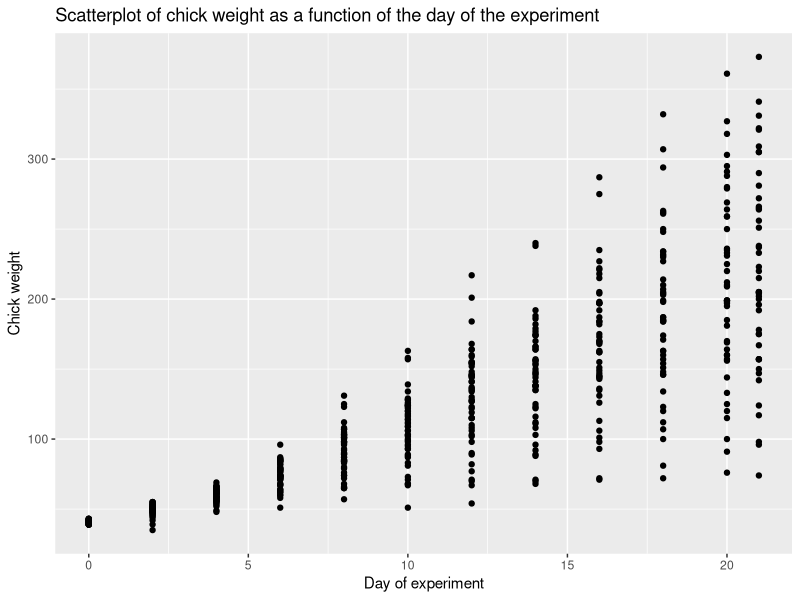
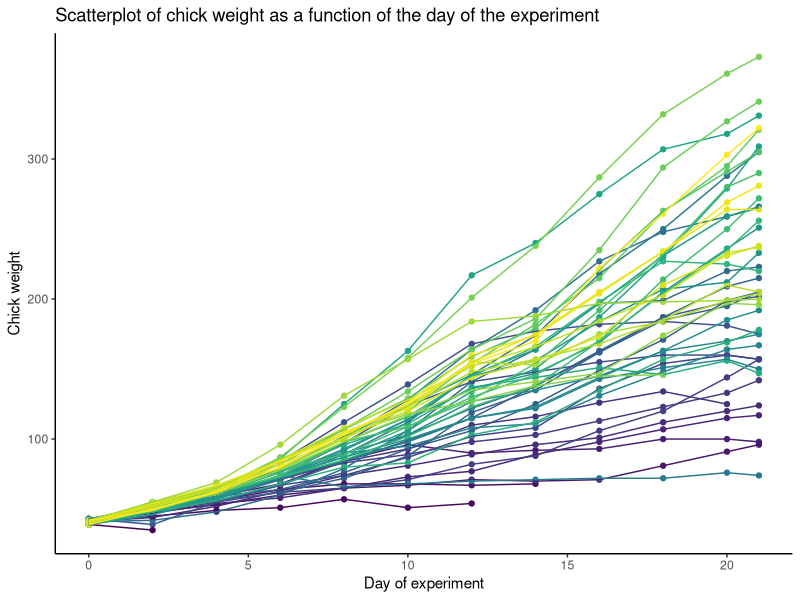
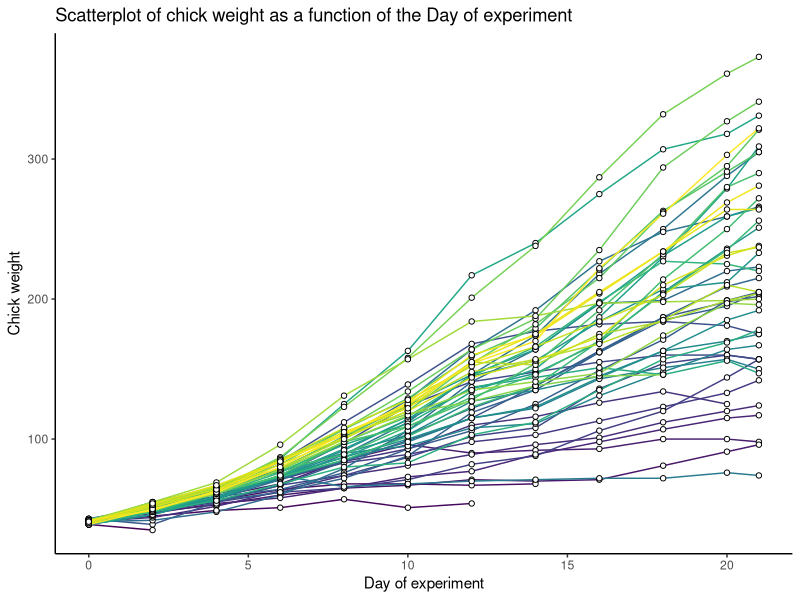
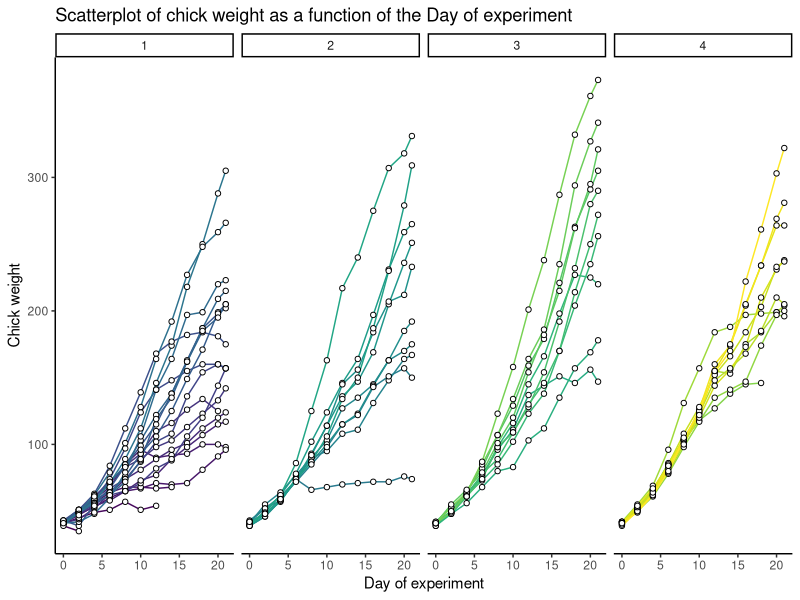
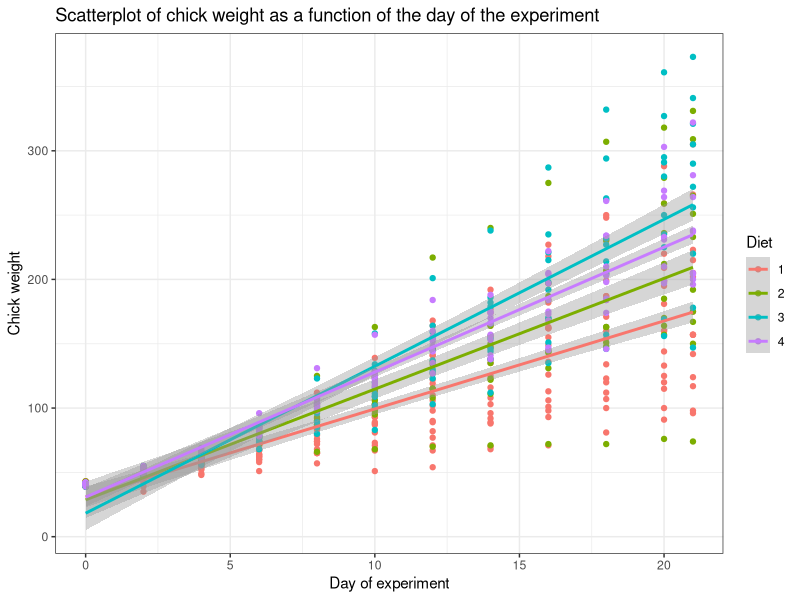
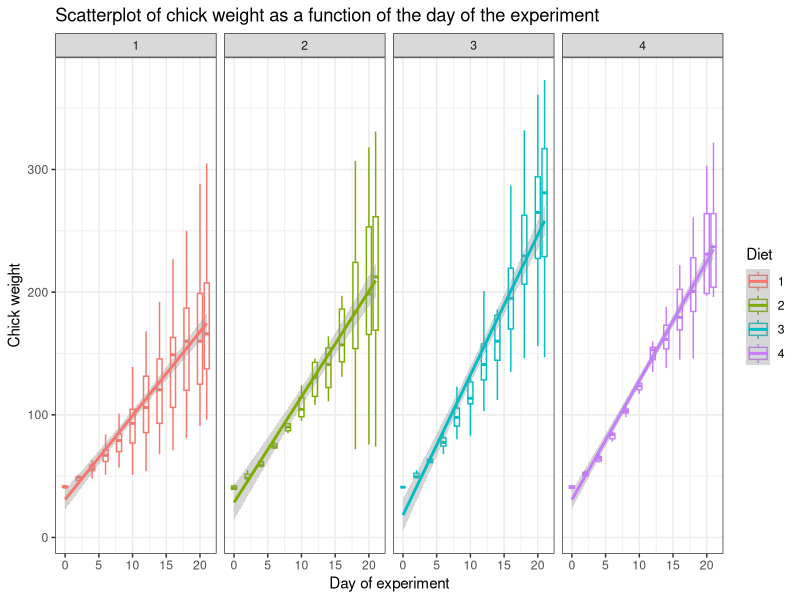

These charts were generated, in order, by the following R code:
## ---- chunk 1
#DO NOT EDIT THIS CHUNK OR ANYTHING ABOVE IT!
knitr::opts_chunk$set(echo = TRUE, eval = TRUE, fig.align = "center", warning = F, message = F, tidy=T, tidy.opts=list(width.cutoff=50))
## ---- chunk 2
colorize <- function(x, color = "cornflowerblue") {
  if (knitr::is_latex_output()) {
    sprintf("\\textcolor{%s}{%s}", color, x)
  } else if (knitr::is_html_output()) {
    sprintf("<span style='color: %s;'>%s</span>", color,
      x)
  } else x
}
## ---- chunk 3
ChickWeight <- as.data.frame(ChickWeight)
head(ChickWeight, 10)
## ---- chunk 4
length(table(ChickWeight$Chick))
length(table(ChickWeight$Time))
length(table(ChickWeight$Diet))
data.frame(table(ChickWeight$Diet))[2] %/% 12
## ---- chunk 5
library(tidyverse)
ggplot(ChickWeight, aes(x = Time, y = weight)) + geom_point() + xlab("Day of experiment") + ylab("Chick weight") + ggtitle("Scatterplot of chick weight as a function of the day of the experiment")
## ---- chunk 6
ggplot(ChickWeight, aes(x = Time, y = weight)) + geom_point(aes(col = Chick)) + xlab("Day of experiment") + ylab("Chick weight") + ggtitle("Scatterplot of chick weight as a function of the day of the experiment") + geom_line(aes(group = Chick, col = Chick)) + theme_classic()+  theme(legend.position = "none")
## ---- chunk 7
ggplot(ChickWeight, aes(x = Time, y = weight)) + xlab("Day of experiment") + ylab("Chick weight") + ggtitle("Scatterplot of chick weight as a function of the Day of experiment") + geom_line(aes(group = Chick, col = Chick)) + geom_point(col = "black", stroke = 0.5, shape = 21, fill = "white") +  theme_classic() +  theme(legend.position = "none")
## ---- chunk 8
ggplot(ChickWeight, aes(x = Time, y = weight)) + xlab("Day of experiment") + ylab("Chick weight") + ggtitle("Scatterplot of chick weight as a function of the Day of experiment") + geom_line(aes(group = Chick, col = Chick)) + geom_point(col = "black", stroke = 0.5, shape = 21, fill = "white") +  theme_classic() +  theme(legend.position = "none") + facet_grid(~Diet)
## ---- chunk 9
ggplot(ChickWeight, aes(x = Time, y = weight)) + geom_point(aes(col = Diet)) + xlab("Day of experiment") + ylab("Chick weight") + ggtitle("Scatterplot of chick weight as a function of the day of the experiment") + geom_smooth(method = "lm", aes(group = Diet, col = Diet)) + theme_bw()
## ---- chunk 10
ggplot(ChickWeight, aes(x = Time, y = weight)) + geom_boxplot(mapping = aes(group = Time, col = Diet), outlier.shape = NA) + xlab("Day of experiment") + ylab("Chick weight") + ggtitle("Scatterplot of chick weight as a function of the day of the experiment") + theme_bw() + facet_grid(~Diet) + geom_smooth(method = "lm", mapping = aes(group = Diet, col = Diet))
## ---- chunk 11
## DO NOT DELETE OR MODIFY THIS CHUNK: IT MUST BE PRESENT TO RECEIVE CREDIT FOR THE ASSIGNMENT
sessionInfo(); Sys.time(); Sys.info()
